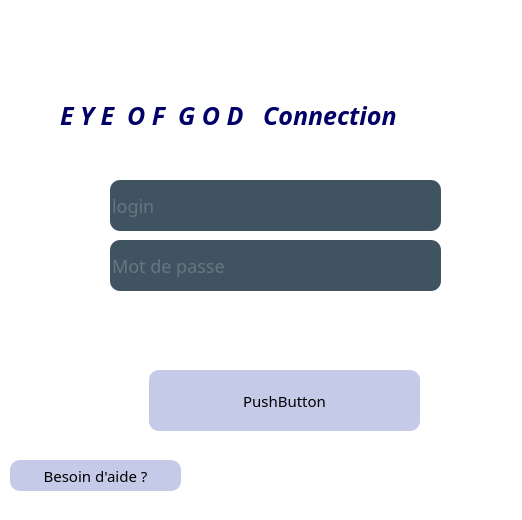
<?xml version="1.0" encoding="UTF-8"?>
<ui version="4.0">
 <class>Connection</class>
 <widget class="QMainWindow" name="Connection">
  <property name="geometry">
   <rect>
    <x>0</x>
    <y>0</y>
    <width>522</width>
    <height>520</height>
   </rect>
  </property>
  <property name="minimumSize">
   <size>
    <width>522</width>
    <height>520</height>
   </size>
  </property>
  <property name="maximumSize">
   <size>
    <width>522</width>
    <height>520</height>
   </size>
  </property>
  <property name="windowTitle">
   <string>E Y E  O F  G O D  Connection</string>
  </property>
  <property name="windowIcon">
   <iconset>
    <normaloff>resource/images/logos.png</normaloff>resource/images/logos.png</iconset>
  </property>
  <property name="styleSheet">
   <string notr="true">*{
	background:rgb(255,255,255);
	font-size: 15px;
	font-family:Certury Gothic, sans serlf;
}
QFrame{
background-image: url(C:/Users/idris/Documents/qt/eye_of_god/resource/images/images1.jpg);
border:solid 10px rgba(0,0,0);

}

QLineEdit{
color: #8d98a1;
background-color: #405361;
font-size:18px;
border-style:outset;
border-radius: 10px;
}

QLineEdit:hover{
color: #000000;
background-color: #9FA8DA;
border-style:outset;
border-radius: 15px;
}

QPushButton{
background:#C5CAE9;
border-style:outset;
border-radius: 10px;
}

QPushButton:hover{
color:while;
background:#0288D1;
border-style:outset;
border-radius: 15px;
}

QPushButton:pressed{
background-color:rgb(3,169,244);
border-style:inset;
}

QCheckBox{
background:rgba(85,170,255,0);
color:white;
}

QLabel{
background:rgba(85,170,255,0);
color:white;
font-style:italic bold;
font-size:14px;
}</string>
  </property>
  <widget class="QWidget" name="centralwidget">
   <widget class="QFrame" name="frame">
    <property name="geometry">
     <rect>
      <x>0</x>
      <y>-10</y>
      <width>522</width>
      <height>520</height>
     </rect>
    </property>
    <property name="autoFillBackground">
     <bool>false</bool>
    </property>
    <property name="frameShape">
     <enum>QFrame::WinPanel</enum>
    </property>
    <property name="frameShadow">
     <enum>QFrame::Raised</enum>
    </property>
    <widget class="QPushButton" name="valider">
     <property name="geometry">
      <rect>
       <x>149</x>
       <y>380</y>
       <width>271</width>
       <height>61</height>
      </rect>
     </property>
     <property name="text">
      <string>PushButton</string>
     </property>
    </widget>
    <widget class="QLineEdit" name="login">
     <property name="geometry">
      <rect>
       <x>110</x>
       <y>190</y>
       <width>331</width>
       <height>51</height>
      </rect>
     </property>
     <property name="placeholderText">
      <string>login</string>
     </property>
    </widget>
    <widget class="QLineEdit" name="mot_passe">
     <property name="geometry">
      <rect>
       <x>110</x>
       <y>250</y>
       <width>331</width>
       <height>51</height>
      </rect>
     </property>
     <property name="echoMode">
      <enum>QLineEdit::Password</enum>
     </property>
     <property name="placeholderText">
      <string>Mot de passe</string>
     </property>
    </widget>
    <widget class="QLabel" name="label">
     <property name="geometry">
      <rect>
       <x>310</x>
       <y>340</y>
       <width>171</width>
       <height>20</height>
      </rect>
     </property>
     <property name="font">
      <font>
       <family>Certury Gothic</family>
       <pointsize>-1</pointsize>
       <weight>75</weight>
       <italic>true</italic>
       <bold>true</bold>
      </font>
     </property>
     <property name="inputMethodHints">
      <set>Qt::ImhNone</set>
     </property>
     <property name="text">
      <string>mot de passe oublié</string>
     </property>
     <property name="openExternalLinks">
      <bool>true</bool>
     </property>
     <property name="textInteractionFlags">
      <set>Qt::LinksAccessibleByKeyboard|Qt::LinksAccessibleByMouse</set>
     </property>
    </widget>
    <widget class="QPushButton" name="aide">
     <property name="geometry">
      <rect>
       <x>10</x>
       <y>470</y>
       <width>171</width>
       <height>31</height>
      </rect>
     </property>
     <property name="text">
      <string>Besoin d'aide ?</string>
     </property>
    </widget>
    <widget class="QCheckBox" name="checkBox">
     <property name="geometry">
      <rect>
       <x>115</x>
       <y>335</y>
       <width>173</width>
       <height>23</height>
      </rect>
     </property>
     <property name="text">
      <string>Se souvenir de moi </string>
     </property>
    </widget>
    <widget class="QLabel" name="label_3">
     <property name="geometry">
      <rect>
       <x>0</x>
       <y>0</y>
       <width>141</width>
       <height>91</height>
      </rect>
     </property>
     <property name="text">
      <string/>
     </property>
    </widget>
    <widget class="QLabel" name="label_2">
     <property name="geometry">
      <rect>
       <x>410</x>
       <y>0</y>
       <width>111</width>
       <height>101</height>
      </rect>
     </property>
     <property name="text">
      <string/>
     </property>
    </widget>
    <widget class="QLabel" name="label_4">
     <property name="geometry">
      <rect>
       <x>60</x>
       <y>110</y>
       <width>371</width>
       <height>31</height>
      </rect>
     </property>
     <property name="font">
      <font>
       <family>Certury Gothic</family>
       <pointsize>-1</pointsize>
       <weight>75</weight>
       <italic>true</italic>
       <bold>true</bold>
       <underline>false</underline>
      </font>
     </property>
     <property name="styleSheet">
      <string notr="true">color:#000066;
font-size:25px;</string>
     </property>
     <property name="text">
      <string>E Y E  O F  G O D   Connection</string>
     </property>
     <property name="margin">
      <number>0</number>
     </property>
    </widget>
   </widget>
  </widget>
  <widget class="QStatusBar" name="statusbar"/>
 </widget>
 <resources/>
 <connections/>
</ui>
